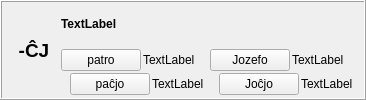
        <widget class="QFrame" name="frame_23">
         <property name="frameShape">
          <enum>QFrame::Box</enum>
         </property>
         <property name="frameShadow">
          <enum>QFrame::Raised</enum>
         </property>
         <layout class="QHBoxLayout" name="horizontalLayout_17">
          <property name="topMargin">
           <number>3</number>
          </property>
          <property name="bottomMargin">
           <number>3</number>
          </property>
          <item>
           <widget class="QLabel" name="label_326">
            <property name="sizePolicy">
             <sizepolicy hsizetype="Maximum" vsizetype="Preferred">
              <horstretch>0</horstretch>
              <verstretch>0</verstretch>
             </sizepolicy>
            </property>
            <property name="styleSheet">
             <string notr="true">font-size: 14pt;
font-weight: bold;</string>
            </property>
            <property name="text">
             <string> -ĈJ </string>
            </property>
            <property name="alignment">
             <set>Qt::AlignCenter</set>
            </property>
           </widget>
          </item>
          <item>
           <layout class="QVBoxLayout" name="verticalLayout_362">
            <item>
             <widget class="QLabel" name="Lec08_Label634">
              <property name="styleSheet">
               <string notr="true">font-weight: bold;</string>
              </property>
              <property name="text">
               <string>TextLabel</string>
              </property>
              <property name="wordWrap">
               <bool>true</bool>
              </property>
             </widget>
            </item>
            <item>
             <layout class="QHBoxLayout" name="horizontalLayout_594">
              <item>
               <layout class="QVBoxLayout" name="verticalLayout_363">
                <property name="spacing">
                 <number>2</number>
                </property>
                <item>
                 <layout class="QHBoxLayout" name="horizontalLayout_595">
                  <item>
                   <widget class="neklakebla" name="Lec08_Button616">
                    <property name="sizePolicy">
                     <sizepolicy hsizetype="Maximum" vsizetype="Fixed">
                      <horstretch>0</horstretch>
                      <verstretch>0</verstretch>
                     </sizepolicy>
                    </property>
                    <property name="text">
                     <string>patro</string>
                    </property>
                   </widget>
                  </item>
                  <item>
                   <widget class="QLabel" name="Lec08_Label635">
                    <property name="text">
                     <string>TextLabel</string>
                    </property>
                    <property name="wordWrap">
                     <bool>true</bool>
                    </property>
                   </widget>
                  </item>
                 </layout>
                </item>
                <item>
                 <layout class="QHBoxLayout" name="horizontalLayout_596">
                  <item>
                   <widget class="label_sago_reversa" name="label_385">
                    <property name="sizePolicy">
                     <sizepolicy hsizetype="Maximum" vsizetype="Preferred">
                      <horstretch>0</horstretch>
                      <verstretch>0</verstretch>
                     </sizepolicy>
                    </property>
                    <property name="text">
                     <string/>
                    </property>
                    <property name="pixmap">
                     <pixmap resource="ikonoj.qrc">:/ikonoj/sago_revena.png</pixmap>
                    </property>
                   </widget>
                  </item>
                  <item>
                   <widget class="neklakebla" name="Lec08_Button617">
                    <property name="sizePolicy">
                     <sizepolicy hsizetype="Maximum" vsizetype="Fixed">
                      <horstretch>0</horstretch>
                      <verstretch>0</verstretch>
                     </sizepolicy>
                    </property>
                    <property name="text">
                     <string>paĉjo</string>
                    </property>
                   </widget>
                  </item>
                  <item>
                   <widget class="QLabel" name="Lec08_Label636">
                    <property name="text">
                     <string>TextLabel</string>
                    </property>
                    <property name="wordWrap">
                     <bool>true</bool>
                    </property>
                   </widget>
                  </item>
                 </layout>
                </item>
               </layout>
              </item>
              <item>
               <layout class="QVBoxLayout" name="verticalLayout_364">
                <property name="spacing">
                 <number>2</number>
                </property>
                <item>
                 <layout class="QHBoxLayout" name="horizontalLayout_597">
                  <item>
                   <widget class="neklakebla" name="Lec08_Button39">
                    <property name="sizePolicy">
                     <sizepolicy hsizetype="Maximum" vsizetype="Fixed">
                      <horstretch>0</horstretch>
                      <verstretch>0</verstretch>
                     </sizepolicy>
                    </property>
                    <property name="text">
                     <string>Jozefo</string>
                    </property>
                   </widget>
                  </item>
                  <item>
                   <widget class="QLabel" name="Lec08_Label48">
                    <property name="text">
                     <string>TextLabel</string>
                    </property>
                    <property name="wordWrap">
                     <bool>true</bool>
                    </property>
                   </widget>
                  </item>
                 </layout>
                </item>
                <item>
                 <layout class="QHBoxLayout" name="horizontalLayout_598">
                  <item>
                   <widget class="label_sago_reversa" name="label_384">
                    <property name="sizePolicy">
                     <sizepolicy hsizetype="Maximum" vsizetype="Preferred">
                      <horstretch>0</horstretch>
                      <verstretch>0</verstretch>
                     </sizepolicy>
                    </property>
                    <property name="text">
                     <string/>
                    </property>
                    <property name="pixmap">
                     <pixmap resource="ikonoj.qrc">:/ikonoj/sago_revena.png</pixmap>
                    </property>
                   </widget>
                  </item>
                  <item>
                   <widget class="neklakebla" name="Lec08_Button40">
                    <property name="sizePolicy">
                     <sizepolicy hsizetype="Maximum" vsizetype="Fixed">
                      <horstretch>0</horstretch>
                      <verstretch>0</verstretch>
                     </sizepolicy>
                    </property>
                    <property name="text">
                     <string>Joĉjo</string>
                    </property>
                   </widget>
                  </item>
                  <item>
                   <widget class="QLabel" name="Lec08_Label49">
                    <property name="text">
                     <string>TextLabel</string>
                    </property>
                    <property name="wordWrap">
                     <bool>true</bool>
                    </property>
                   </widget>
                  </item>
                 </layout>
                </item>
               </layout>
              </item>
             </layout>
            </item>
           </layout>
          </item>
         </layout>
        </widget>
